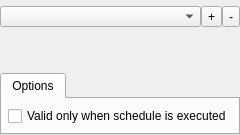
          <widget class="QWidget" name="settingprofileload">
           <property name="enabled">
            <bool>true</bool>
           </property>
           <attribute name="icon">
            <iconset resource="../../res/resources.qrc">
             <normaloff>:/default_icons/others.png</normaloff>:/default_icons/others.png</iconset>
           </attribute>
           <attribute name="title">
            <string>ProfileLoad</string>
           </attribute>
           <layout class="QVBoxLayout" name="verticalLayout_12">
            <property name="spacing">
             <number>6</number>
            </property>
            <property name="leftMargin">
             <number>0</number>
            </property>
            <property name="topMargin">
             <number>6</number>
            </property>
            <property name="rightMargin">
             <number>0</number>
            </property>
            <property name="bottomMargin">
             <number>0</number>
            </property>
            <item>
             <layout class="QHBoxLayout" name="horizontalLayout_3">
              <property name="spacing">
               <number>0</number>
              </property>
              <property name="leftMargin">
               <number>0</number>
              </property>
              <property name="rightMargin">
               <number>0</number>
              </property>
              <item>
               <widget class="ProfileComboBox" name="profileComboBox">
                <property name="minimumSize">
                 <size>
                  <width>0</width>
                  <height>19</height>
                 </size>
                </property>
                <property name="currentText">
                 <string/>
                </property>
               </widget>
              </item>
              <item>
               <widget class="QToolButton" name="profileAddToolButton">
                <property name="text">
                 <string>+</string>
                </property>
                <property name="icon">
                 <iconset resource="../../res/resources.qrc">
                  <normaloff>:/default_icons/add.png</normaloff>:/default_icons/add.png</iconset>
                </property>
               </widget>
              </item>
              <item>
               <widget class="QToolButton" name="profileDeleteToolButton">
                <property name="text">
                 <string>-</string>
                </property>
                <property name="icon">
                 <iconset resource="../../res/resources.qrc">
                  <normaloff>:/default_icons/remove.png</normaloff>:/default_icons/remove.png</iconset>
                </property>
               </widget>
              </item>
             </layout>
            </item>
            <item>
             <spacer name="verticalSpacer">
              <property name="orientation">
               <enum>Qt::Vertical</enum>
              </property>
              <property name="sizeHint" stdset="0">
               <size>
                <width>20</width>
                <height>40</height>
               </size>
              </property>
             </spacer>
            </item>
            <item>
             <widget class="QTabWidget" name="ProfileLoadOptions">
              <property name="sizePolicy">
               <sizepolicy hsizetype="Expanding" vsizetype="Minimum">
                <horstretch>0</horstretch>
                <verstretch>0</verstretch>
               </sizepolicy>
              </property>
              <widget class="QWidget" name="ProfileLoadOptionsPage">
               <attribute name="title">
                <string>Options</string>
               </attribute>
               <layout class="QVBoxLayout" name="verticalLayout_19">
                <property name="leftMargin">
                 <number>6</number>
                </property>
                <property name="topMargin">
                 <number>6</number>
                </property>
                <property name="rightMargin">
                 <number>6</number>
                </property>
                <property name="bottomMargin">
                 <number>6</number>
                </property>
                <item>
                 <widget class="QCheckBox" name="autoOnlyCheckBox_4">
                  <property name="text">
                   <string>Valid only when schedule is executed</string>
                  </property>
                 </widget>
                </item>
               </layout>
              </widget>
             </widget>
            </item>
           </layout>
          </widget>
